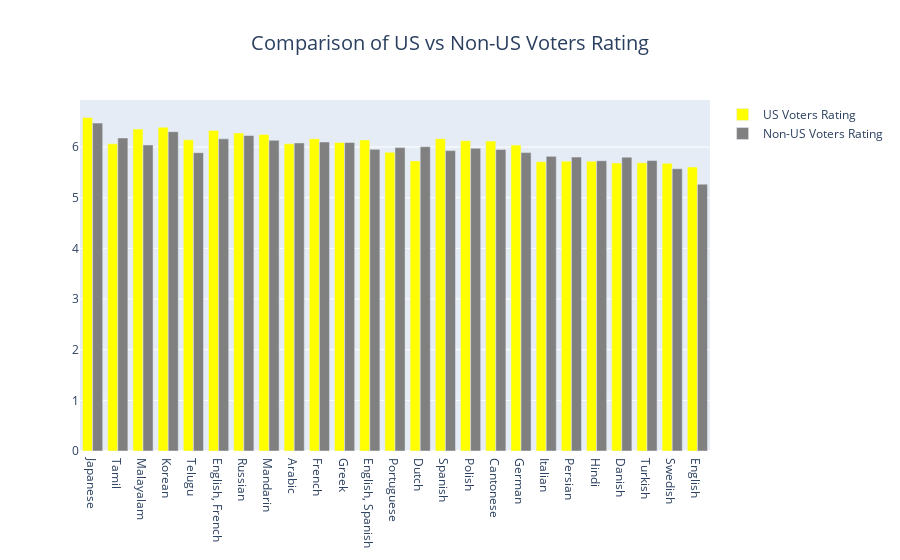

The notebook cell saved with this chart:
### Markdown cell above
### US and Non-US Voters

### Code cell
include = movies_and_ratings.groupby('language').size().sort_values(ascending=False) >= 500
lang_df = movies_and_ratings.groupby('language').mean().loc[include].sort_values("weighted_average_vote", ascending=False)

fig = go.Figure()
fig.add_trace(go.Bar(x=lang_df.index, y=lang_df["us_voters_rating"], name="US Voters Rating", marker_color='yellow'))
fig.add_trace(go.Bar(x=lang_df.index, y=lang_df["non_us_voters_rating"], name="Non-US Voters Rating", marker_color='grey'))
fig.update_layout(title={'text': f"Comparison of US vs Non-US Voters Rating", 'x': 0.5,
                             'xanchor': 'center', 'font': {'size': 20}})
fig.show()

### Figure 1 — Plotly figure (JSON) as saved in the notebook; plotly's stock layout.template omitted (floating-point values rounded to 4 significant figures)
{"data": [{"marker": {"color": "yellow"}, "name": "US Voters Rating", "type": "bar", "x": ["Japanese", "Tamil", "Malayalam", "Korean", "Telugu", "English, French", "Russian", "Mandarin", "Arabic", "French", "Greek", "English, Spanish", "Portuguese", "Dutch", "Spanish", "Polish", "Cantonese", "German", "Italian", "Persian", "Hindi", "Danish", "Turkish", "Swedish", "English"], "y": [6.582, 6.064, 6.354, 6.391, 6.142, 6.328, 6.277, 6.248, 6.063, 6.162, 6.088, 6.14, 5.895, 5.726, 6.166, 6.124, 6.117, 6.038, 5.712, 5.721, 5.717, 5.685, 5.689, 5.678, 5.606]}, {"marker": {"color": "grey"}, "name": "Non-US Voters Rating", "type": "bar", "x": ["Japanese", "Tamil", "Malayalam", "Korean", "Telugu", "English, French", "Russian", "Mandarin", "Arabic", "French", "Greek", "English, Spanish", "Portuguese", "Dutch", "Spanish", "Polish", "Cantonese", "German", "Italian", "Persian", "Hindi", "Danish", "Turkish", "Swedish", "English"], "y": [6.472, 6.179, 6.041, 6.303, 5.888, 6.162, 6.227, 6.132, 6.081, 6.1, 6.091, 5.954, 5.988, 6.007, 5.929, 5.977, 5.953, 5.89, 5.816, 5.801, 5.729, 5.799, 5.732, 5.572, 5.267]}], "layout": {"title": {"font": {"size": 20}, "text": "Comparison of US vs Non-US Voters Rating", "x": 0.5, "xanchor": "center"}}}
